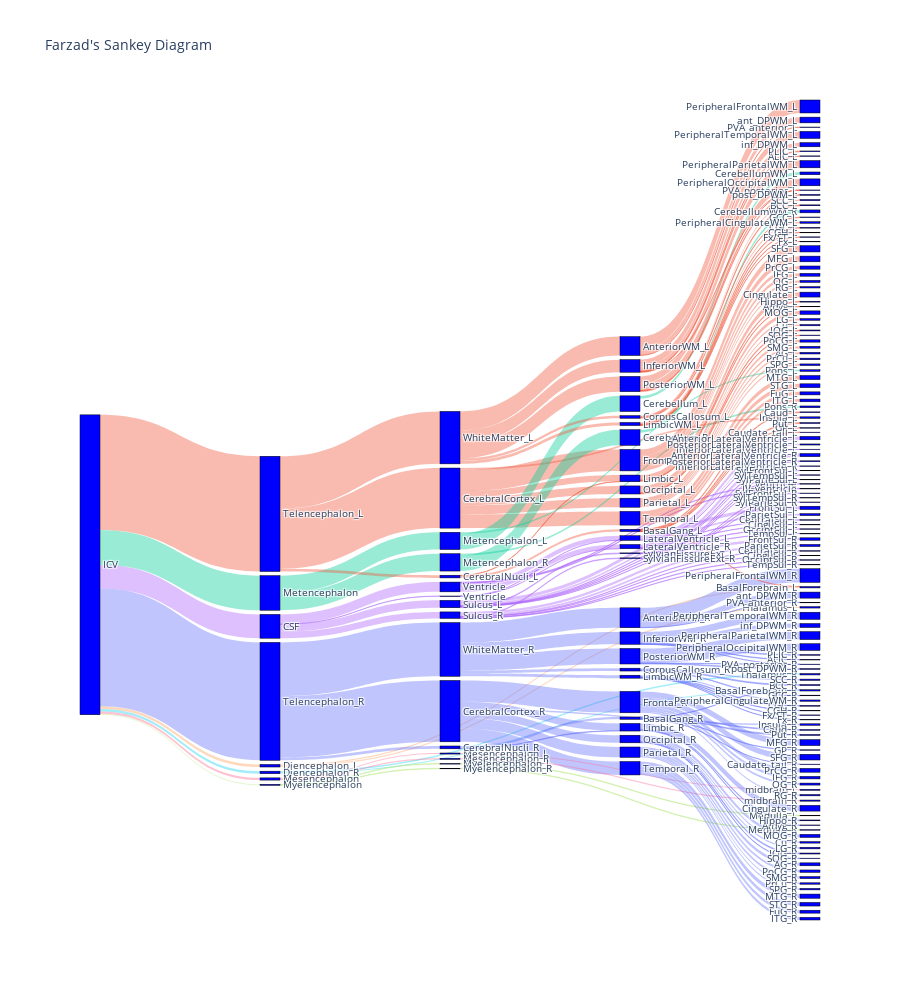

The cell this chart's notebook holds for it:
### Markdown cell above
Q1. Look at the chapter on interactive graphics and, specifically, the code to display a subject's MRICloud data as a sunburst plot. Do the following. Display this subject's data as a Sankey diagram. Display as many levels as you can for type = 1, starting from the intracranial volume. Put this in a file called hw4.ipynb.

### Code cell
import pandas as pd
import numpy as np
import plotly.express as px
# from plotly.offline import plot # for spyder
import plotly.graph_objects as go
import plotly.io as pio

## load in the hierarchy information
url = "https://raw.githubusercontent.com/bcaffo/MRIcloudT1volumetrics/master/inst/extdata/multilevel_lookup_table.txt"
multilevel_lookup = pd.read_csv(url, sep = "\t").drop(['Level5'], axis = 1)
multilevel_lookup = multilevel_lookup.rename(columns = {
    "modify"   : "roi", 
    "modify.1" : "level4",
    "modify.2" : "level3", 
    "modify.3" : "level2",
    "modify.4" : "level1"})
multilevel_lookup = multilevel_lookup[['roi', 'level4', 'level3', 'level2', 'level1']]
multilevel_lookup.head()

## Now load in the subject data
id = 127
subjectData = pd.read_csv("https://raw.githubusercontent.com/smart-stats/ds4bio_book/main/book/assetts/kirby21AllLevels.csv")
subjectData = subjectData.loc[(subjectData.type == 1) & (subjectData.level == 5) & (subjectData.id == id)]
subjectData = subjectData[['roi', 'volume']]
## Merge the subject data with the multilevel data
subjectData = pd.merge(subjectData, multilevel_lookup, on = "roi")
subjectData = subjectData.assign(icv = "ICV")
subjectData = subjectData.assign(comp = subjectData.volume / np.sum(subjectData.volume))
subjectData.head()

# add color column to the dataframe
def color(row):
   if row['level1'] == 'CSF':
      return 'rgba(171, 99, 250, 0.4)'
   if row['level1'] == 'Telencephalon_L':
      return 'rgba(239, 85, 59, 0.4)'
   if row['level1'] == 'Telencephalon_R':
      return 'rgba(99, 111, 251, 0.4)'
   if row['level1'] == 'Diencephalon_L':
      return 'rgba(255, 161, 90, 0.4)'
   if row['level1'] == 'Diencephalon_R':
      return 'rgba(25, 211, 243, 0.4)'
   if row['level1'] == 'Mesencephalon':
      return 'rgba(255, 102, 146, 0.4)'
   if row['level1'] == 'Metencephalon':
      return 'rgba(0, 204, 150, 0.4)'
   if row['level1'] == 'Myelencephalon':
      return 'rgba(182, 233, 128, 0.4)'
subjectData['color'] = subjectData.apply(lambda row: color(row), axis=1)

# plot sunburst diagram
#fig = px.sunburst(subjectData, path=['icv', 'level1', 'level2', 'level3', 'level4', 'roi'], values='comp', width=800, height=800)
#fig.show()
#plot(fig) # for spyder

# define the edge dataframe for each level
level1 = subjectData.groupby(['icv', 'level1', 'color'], as_index=False).sum()
level1.columns = ['source', 'target', 'color', 'volume', 'comp']

level2 = subjectData.groupby(['level1', 'level2', 'color'], as_index=False).sum()
level2.columns = ['source', 'target', 'color', 'volume', 'comp']

level3 = subjectData.groupby(['level2', 'level3', 'color'], as_index=False).sum()
level3.columns = ['source', 'target', 'color', 'volume', 'comp']

level4 = subjectData.groupby(['level3', 'level4', 'color'], as_index=False).sum()
level4.columns = ['source', 'target', 'color', 'volume', 'comp']

# define the node list
node_list = ['ICV'] + list(level1.target) + list(level2.target) + list(level3.target) + list(level4.target)

# define the MAIN edge dataframe
edge_df = pd.concat([level1, level2, level3, level4], axis=0, ignore_index=True)
# replacing labels (strings) in edge dataframe with numbers 
my_dict = {}
for k in node_list:
    my_dict[k] = node_list.index(k)
# update edge dataframe
edge_df = edge_df.replace(my_dict)
# drop self-loops from the edge dataframe (rows with the same source and target)
edge_df = edge_df.drop(edge_df.loc[edge_df['source']==edge_df['target']].index)

# plot Sankey diagram
fig = go.Figure(data=[go.Sankey(
    node = dict(
      pad = 15,
      thickness = 20,
      line = dict(color = "black", width = 0.5),
      label = node_list,
      color = "blue"
    ),
    link = dict(
      source = edge_df.source,
      target = edge_df.target,
      value = edge_df.comp,
      color = edge_df.color
  ))])

fig.update_layout(title_text="Farzad's Sankey Diagram", height=1000, font_size=10)
fig.show()
# plot(fig) # for spyder

# convert the plot to a static image and write it to an HTML file
pio.write_html(fig, file='./Sankey_plot.html')

### Figure 1 — Plotly figure (JSON) as saved in the notebook; plotly's stock layout.template omitted (floating-point values rounded to 4 significant figures; data arrays with more than 128 entries replaced by an {"elided": "..."} marker saying what was removed)
{"data": [{"link": {"color": {"elided": "192 str values"}, "source": {"elided": "192 int values"}, "target": {"elided": "192 int values"}, "value": {"elided": "192 float values"}}, "node": {"color": "blue", "label": {"elided": "227 str values"}, "line": {"color": "black", "width": 0.5}, "pad": 15, "thickness": 20}, "type": "sankey"}], "layout": {"font": {"size": 10}, "height": 1000, "title": {"text": "Farzad's Sankey Diagram"}}}
